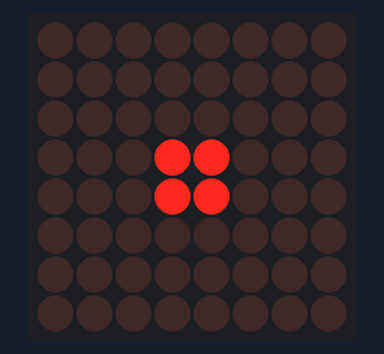
Bench run of a sketch on a simulated Arduino Uno, built with avr-gcc and run on an emulated ATmega328P. Shown: 8×8 LED matrix. Wiring (inferred from the names in the program): MAX7219 LED driver (orientation assumed): data pin 8; clock pin 10; CS pin 11.

Above: at 0.1 s.
At 1.1 s:
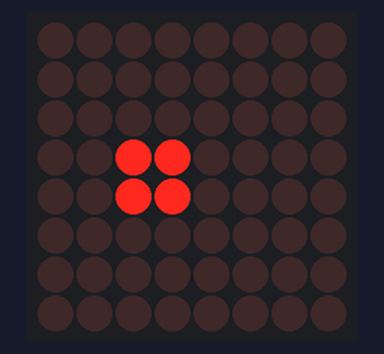
At 2.1 s:
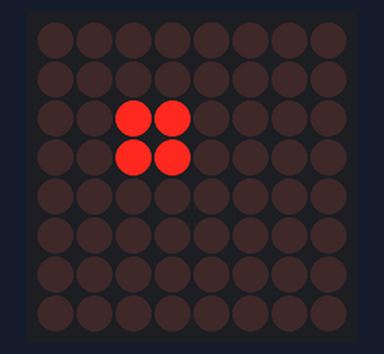

The sketch:

LED_Display_Testing.ino
```cpp
unsigned char j;
/*Port Definitions*/
int Max7219_pinCLK = 10; int Max7219_pinCS = 11; int Max7219_pinDIN = 8;
unsigned char block[8] = {0x0, 0x0, 0x0, B00011000, B00011000, 0x0, 0x0, 0x0};

void Write_Max7219_byte(unsigned char DATA)
{
  unsigned char i;
  digitalWrite(Max7219_pinCS,LOW);
  for(i=8;i>=1;i--)
  {
    digitalWrite(Max7219_pinCLK,LOW);
    digitalWrite(Max7219_pinDIN,DATA&0x80);// Extracting a bit data
    DATA = DATA<<1;
    digitalWrite(Max7219_pinCLK,HIGH);
  }
}

void Write_Max7219(unsigned char address,unsigned char dat)
{
  digitalWrite(Max7219_pinCS,LOW);
  Write_Max7219_byte(address);
  //address，code of LED
  Write_Max7219_byte(dat);
  //data，figure on LED
  digitalWrite(Max7219_pinCS,HIGH);
}

void Init_MAX7219(void)
{
  Write_Max7219(0x09, 0x00);
  //decoding ：BCD
  Write_Max7219(0x0a, 0x03);
  //brightness
  Write_Max7219(0x0b, 0x07);
  //scanlimit；8 LEDs
  Write_Max7219(0x0c, 0x01);
  //power-down mode：0，normal mode：1
  Write_Max7219(0x0f, 0x00);
  //test display：1；EOT，display：0
}

void setup()
{
  pinMode(Max7219_pinCLK,OUTPUT);
  pinMode(Max7219_pinCS,OUTPUT);
  pinMode(Max7219_pinDIN,OUTPUT);
  delay(50);
  Init_MAX7219();
}

void loop()
{
  for(j=1;j<9;j++)
  {
    Write_Max7219(j,block[j-1]);
  }
  delay(1000);
  for(j=1;j<9;j++)
  {
    Write_Max7219(j,2*block[j-1]);
  }
  delay(1000);
  for(j=1;j<9;j++)
  {
    Write_Max7219(j-1,2*block[j-1]);
  }
  delay(1000);
}
```

Measured:
- by itself, everything shown: repeats every 3.0 s, in 3 steps
- what the display in image 0 shows lasts 1.0 s, from 0.1 s to 1.1 s
